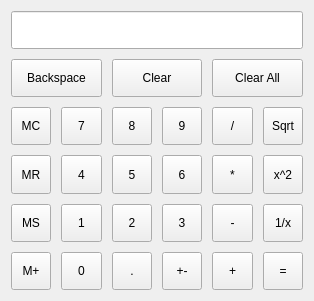
<?xml version="1.0" encoding="UTF-8"?>
<ui version="4.0">
 <class>Calculator</class>
 <widget class="QWidget" name="Calculator">
  <property name="geometry">
   <rect>
    <x>0</x>
    <y>0</y>
    <width>314</width>
    <height>301</height>
   </rect>
  </property>
  <property name="sizePolicy">
   <sizepolicy hsizetype="Fixed" vsizetype="Fixed">
    <horstretch>0</horstretch>
    <verstretch>0</verstretch>
   </sizepolicy>
  </property>
  <property name="minimumSize">
   <size>
    <width>314</width>
    <height>301</height>
   </size>
  </property>
  <property name="maximumSize">
   <size>
    <width>1024</width>
    <height>768</height>
   </size>
  </property>
  <property name="windowTitle">
   <string>Calculator</string>
  </property>
  <layout class="QVBoxLayout" name="verticalLayout">
   <item>
    <layout class="QGridLayout" name="gridLayout">
     <property name="spacing">
      <number>10</number>
     </property>
     <item row="1" column="0" colspan="2">
      <widget class="QToolButton" name="backspaceButton">
       <property name="sizePolicy">
        <sizepolicy hsizetype="Expanding" vsizetype="Expanding">
         <horstretch>0</horstretch>
         <verstretch>0</verstretch>
        </sizepolicy>
       </property>
       <property name="text">
        <string>Backspace</string>
       </property>
      </widget>
     </item>
     <item row="2" column="0">
      <widget class="QToolButton" name="clearMemoryButton">
       <property name="sizePolicy">
        <sizepolicy hsizetype="Expanding" vsizetype="Expanding">
         <horstretch>0</horstretch>
         <verstretch>0</verstretch>
        </sizepolicy>
       </property>
       <property name="text">
        <string>MC</string>
       </property>
      </widget>
     </item>
     <item row="2" column="1">
      <widget class="QToolButton" name="sevenButton">
       <property name="sizePolicy">
        <sizepolicy hsizetype="Expanding" vsizetype="Expanding">
         <horstretch>0</horstretch>
         <verstretch>0</verstretch>
        </sizepolicy>
       </property>
       <property name="text">
        <string>7</string>
       </property>
      </widget>
     </item>
     <item row="2" column="2">
      <widget class="QToolButton" name="eightButton">
       <property name="sizePolicy">
        <sizepolicy hsizetype="Expanding" vsizetype="Expanding">
         <horstretch>0</horstretch>
         <verstretch>0</verstretch>
        </sizepolicy>
       </property>
       <property name="text">
        <string>8</string>
       </property>
      </widget>
     </item>
     <item row="2" column="3">
      <widget class="QToolButton" name="nineButton">
       <property name="sizePolicy">
        <sizepolicy hsizetype="Expanding" vsizetype="Expanding">
         <horstretch>0</horstretch>
         <verstretch>0</verstretch>
        </sizepolicy>
       </property>
       <property name="text">
        <string>9</string>
       </property>
      </widget>
     </item>
     <item row="2" column="4">
      <widget class="QToolButton" name="divisionButton">
       <property name="sizePolicy">
        <sizepolicy hsizetype="Expanding" vsizetype="Expanding">
         <horstretch>0</horstretch>
         <verstretch>0</verstretch>
        </sizepolicy>
       </property>
       <property name="text">
        <string>/</string>
       </property>
      </widget>
     </item>
     <item row="2" column="5">
      <widget class="QToolButton" name="squareRootButton">
       <property name="sizePolicy">
        <sizepolicy hsizetype="Expanding" vsizetype="Expanding">
         <horstretch>0</horstretch>
         <verstretch>0</verstretch>
        </sizepolicy>
       </property>
       <property name="text">
        <string>Sqrt</string>
       </property>
      </widget>
     </item>
     <item row="1" column="2" colspan="2">
      <widget class="QToolButton" name="clearButton">
       <property name="sizePolicy">
        <sizepolicy hsizetype="Expanding" vsizetype="Expanding">
         <horstretch>0</horstretch>
         <verstretch>0</verstretch>
        </sizepolicy>
       </property>
       <property name="text">
        <string>Clear</string>
       </property>
      </widget>
     </item>
     <item row="1" column="4" colspan="2">
      <widget class="QToolButton" name="clearAllButton">
       <property name="sizePolicy">
        <sizepolicy hsizetype="Expanding" vsizetype="Expanding">
         <horstretch>0</horstretch>
         <verstretch>0</verstretch>
        </sizepolicy>
       </property>
       <property name="text">
        <string>Clear All</string>
       </property>
      </widget>
     </item>
     <item row="0" column="0" colspan="6">
      <widget class="QLineEdit" name="display">
       <property name="sizePolicy">
        <sizepolicy hsizetype="Expanding" vsizetype="Expanding">
         <horstretch>0</horstretch>
         <verstretch>0</verstretch>
        </sizepolicy>
       </property>
       <property name="maxLength">
        <number>15</number>
       </property>
       <property name="alignment">
        <set>Qt::AlignRight|Qt::AlignTrailing|Qt::AlignVCenter</set>
       </property>
       <property name="readOnly">
        <bool>true</bool>
       </property>
      </widget>
     </item>
     <item row="3" column="0">
      <widget class="QToolButton" name="readMemoryButton">
       <property name="sizePolicy">
        <sizepolicy hsizetype="Expanding" vsizetype="Expanding">
         <horstretch>0</horstretch>
         <verstretch>0</verstretch>
        </sizepolicy>
       </property>
       <property name="text">
        <string>MR</string>
       </property>
      </widget>
     </item>
     <item row="3" column="1">
      <widget class="QToolButton" name="fourButton">
       <property name="sizePolicy">
        <sizepolicy hsizetype="Expanding" vsizetype="Expanding">
         <horstretch>0</horstretch>
         <verstretch>0</verstretch>
        </sizepolicy>
       </property>
       <property name="text">
        <string>4</string>
       </property>
      </widget>
     </item>
     <item row="3" column="2">
      <widget class="QToolButton" name="fiveButton">
       <property name="sizePolicy">
        <sizepolicy hsizetype="Expanding" vsizetype="Expanding">
         <horstretch>0</horstretch>
         <verstretch>0</verstretch>
        </sizepolicy>
       </property>
       <property name="text">
        <string>5</string>
       </property>
      </widget>
     </item>
     <item row="3" column="3">
      <widget class="QToolButton" name="sixButton">
       <property name="sizePolicy">
        <sizepolicy hsizetype="Expanding" vsizetype="Expanding">
         <horstretch>0</horstretch>
         <verstretch>0</verstretch>
        </sizepolicy>
       </property>
       <property name="text">
        <string>6</string>
       </property>
      </widget>
     </item>
     <item row="3" column="4">
      <widget class="QToolButton" name="timesButton">
       <property name="sizePolicy">
        <sizepolicy hsizetype="Expanding" vsizetype="Expanding">
         <horstretch>0</horstretch>
         <verstretch>0</verstretch>
        </sizepolicy>
       </property>
       <property name="text">
        <string>*</string>
       </property>
      </widget>
     </item>
     <item row="3" column="5">
      <widget class="QToolButton" name="powerButton">
       <property name="sizePolicy">
        <sizepolicy hsizetype="Expanding" vsizetype="Expanding">
         <horstretch>0</horstretch>
         <verstretch>0</verstretch>
        </sizepolicy>
       </property>
       <property name="text">
        <string>x^2</string>
       </property>
      </widget>
     </item>
     <item row="4" column="0">
      <widget class="QToolButton" name="setMemoryButton">
       <property name="sizePolicy">
        <sizepolicy hsizetype="Expanding" vsizetype="Expanding">
         <horstretch>0</horstretch>
         <verstretch>0</verstretch>
        </sizepolicy>
       </property>
       <property name="text">
        <string>MS</string>
       </property>
      </widget>
     </item>
     <item row="4" column="1">
      <widget class="QToolButton" name="oneButton">
       <property name="sizePolicy">
        <sizepolicy hsizetype="Expanding" vsizetype="Expanding">
         <horstretch>0</horstretch>
         <verstretch>0</verstretch>
        </sizepolicy>
       </property>
       <property name="text">
        <string>1</string>
       </property>
      </widget>
     </item>
     <item row="4" column="2">
      <widget class="QToolButton" name="twoButton">
       <property name="sizePolicy">
        <sizepolicy hsizetype="Expanding" vsizetype="Expanding">
         <horstretch>0</horstretch>
         <verstretch>0</verstretch>
        </sizepolicy>
       </property>
       <property name="text">
        <string>2</string>
       </property>
      </widget>
     </item>
     <item row="4" column="3">
      <widget class="QToolButton" name="threeButton">
       <property name="sizePolicy">
        <sizepolicy hsizetype="Expanding" vsizetype="Expanding">
         <horstretch>0</horstretch>
         <verstretch>0</verstretch>
        </sizepolicy>
       </property>
       <property name="text">
        <string>3</string>
       </property>
      </widget>
     </item>
     <item row="4" column="4">
      <widget class="QToolButton" name="minusButton">
       <property name="sizePolicy">
        <sizepolicy hsizetype="Expanding" vsizetype="Expanding">
         <horstretch>0</horstretch>
         <verstretch>0</verstretch>
        </sizepolicy>
       </property>
       <property name="text">
        <string>-</string>
       </property>
      </widget>
     </item>
     <item row="4" column="5">
      <widget class="QToolButton" name="reciprocalButton">
       <property name="sizePolicy">
        <sizepolicy hsizetype="Expanding" vsizetype="Expanding">
         <horstretch>0</horstretch>
         <verstretch>0</verstretch>
        </sizepolicy>
       </property>
       <property name="text">
        <string>1/x</string>
       </property>
      </widget>
     </item>
     <item row="5" column="0">
      <widget class="QToolButton" name="addToMemoryButton">
       <property name="sizePolicy">
        <sizepolicy hsizetype="Expanding" vsizetype="Expanding">
         <horstretch>0</horstretch>
         <verstretch>0</verstretch>
        </sizepolicy>
       </property>
       <property name="text">
        <string>M+</string>
       </property>
      </widget>
     </item>
     <item row="5" column="1">
      <widget class="QToolButton" name="zeroButton">
       <property name="sizePolicy">
        <sizepolicy hsizetype="Expanding" vsizetype="Expanding">
         <horstretch>0</horstretch>
         <verstretch>0</verstretch>
        </sizepolicy>
       </property>
       <property name="text">
        <string>0</string>
       </property>
      </widget>
     </item>
     <item row="5" column="2">
      <widget class="QToolButton" name="pointButton">
       <property name="sizePolicy">
        <sizepolicy hsizetype="Expanding" vsizetype="Expanding">
         <horstretch>0</horstretch>
         <verstretch>0</verstretch>
        </sizepolicy>
       </property>
       <property name="text">
        <string>.</string>
       </property>
      </widget>
     </item>
     <item row="5" column="3">
      <widget class="QToolButton" name="changeSignButton">
       <property name="sizePolicy">
        <sizepolicy hsizetype="Expanding" vsizetype="Expanding">
         <horstretch>0</horstretch>
         <verstretch>0</verstretch>
        </sizepolicy>
       </property>
       <property name="text">
        <string>+-</string>
       </property>
      </widget>
     </item>
     <item row="5" column="4">
      <widget class="QToolButton" name="plusButton">
       <property name="sizePolicy">
        <sizepolicy hsizetype="Expanding" vsizetype="Expanding">
         <horstretch>0</horstretch>
         <verstretch>0</verstretch>
        </sizepolicy>
       </property>
       <property name="text">
        <string>+</string>
       </property>
      </widget>
     </item>
     <item row="5" column="5">
      <widget class="QToolButton" name="equalButton">
       <property name="sizePolicy">
        <sizepolicy hsizetype="Expanding" vsizetype="Expanding">
         <horstretch>0</horstretch>
         <verstretch>0</verstretch>
        </sizepolicy>
       </property>
       <property name="text">
        <string>=</string>
       </property>
      </widget>
     </item>
    </layout>
   </item>
  </layout>
 </widget>
 <resources/>
 <connections/>
</ui>
